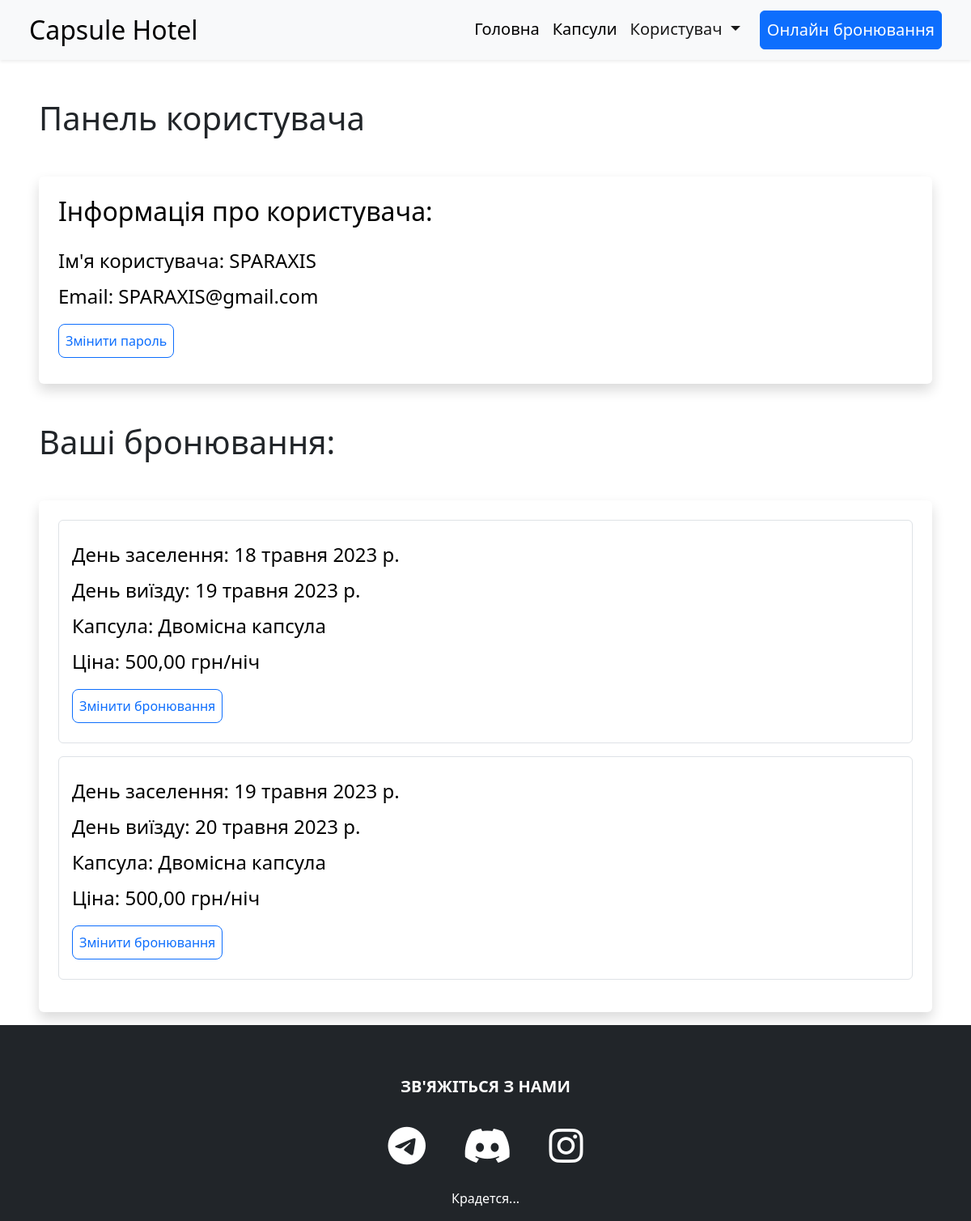
/user-panel (signed in), run on an earlier commit of the app's database.
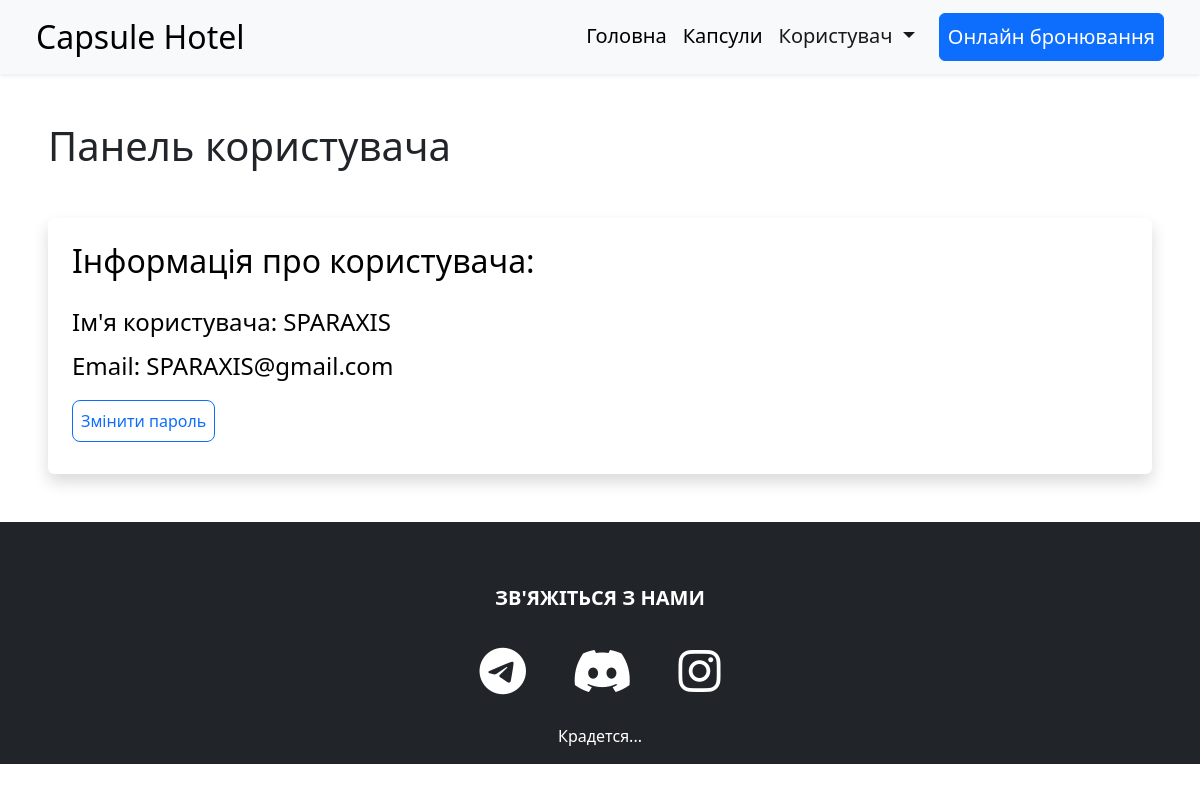
And on a later commit of the database.
### booking/models.py (models this page shows, shortened)
class Booking(models.Model):
    user = models.ForeignKey(User, on_delete=models.CASCADE, null=True, blank=True, verbose_name='User')
    capsule = models.CharField(max_length=100, verbose_name='Капсула')
    dayIn = models.DateField(default=datetime.now, verbose_name='Дата заїзду')
    dayOut = models.DateField(default=datetime.now, verbose_name='Дата виїзду')
    time_ordered = models.DateTimeField(default=datetime.now, blank=True, verbose_name='Час замовлення')
    price = models.DecimalField(max_digits=10, decimal_places=2, blank=True, verbose_name='Ціна')
    class Meta:
        verbose_name = 'Бронювання'
        verbose_name_plural = 'Бронювання'

### booking/views.py (the view)
# urls.py: path('user-panel', views.userPanel, name='userPanel'),
def userPanel(request):
    user = request.user
    bookings = Booking.objects.filter(user=user).order_by('dayIn', 'dayOut')
    return render(request, 'userPanel.html', {
        'user':user,
        'bookings':bookings,
    })

### booking/templates/userPanel.html (shortened to what this page needs)
{% extends 'base.html' %}
{% load static %}
{% block body %}
{% if user.is_authenticated %}
<h1 class=" ms-5 mt-5 ">Панель користувача</h1>
<div class="shadow p-4 mb-5 bg-body rounded text-black m-5 ">
    <h2 class="">Інформація про користувача:</h2>
    <ul class="list-group fs-4 mt-3">
            <li class="list-group mt-2">Ім'я користувача: {{ user.username }}</li>
            <li class="list-group mt-2">Email: {{ user.email }}</li>
            <div class="mt-3 mb-2">
                <a class="btn btn-outline-primary rounded-3 p-2" href="{% url 'passwordChange'  %}">Змінити пароль</a>
            </div>
    </ul>
</div>
{% if bookings.count > 0 %}
<div class="mt-5">
    <h1 class=" ms-5">Ваші бронювання:</h1>
    <div class="shadow p-4 mb-3 bg-body rounded text-black m-5">
        {% for booking in bookings %}
        <div class="list-group border fs-4 p-3 mb-3">
            <p class="list-group mt-2">День заселення: {{ booking.dayIn }}</p>
            <p class="list-group mt-2">День виїзду: {{ booking.dayOut }}</p>
            <p class="list-group mt-2">Капсула: {{ booking.capsule }}</p>
            <p class="list-group mt-2">Ціна: {{ booking.price }} грн/ніч</p>
            <div class="mt-3 mb-2">
                <a class="btn btn-outline-primary rounded-3 p-2" href="{% url 'userUpdate' booking.id %}">Змінити бронювання</a>
            </div>
        </div>
        {% endfor %}
    </div>
</div>
{% endif %}
{% endif %}
{% endblock %}

What changed in the data, as far as the page shows it:
removed Booking: dayIn "18 травня 2023 р.", dayOut "19 травня 2023 р.", capsule "Двомісна капсула", price "500,00"
removed Booking: dayIn "19 травня 2023 р.", dayOut "20 травня 2023 р.", capsule "Двомісна капсула", price "500,00"
Also different on the page:
text no longer shown: "Ваші бронювання:"
